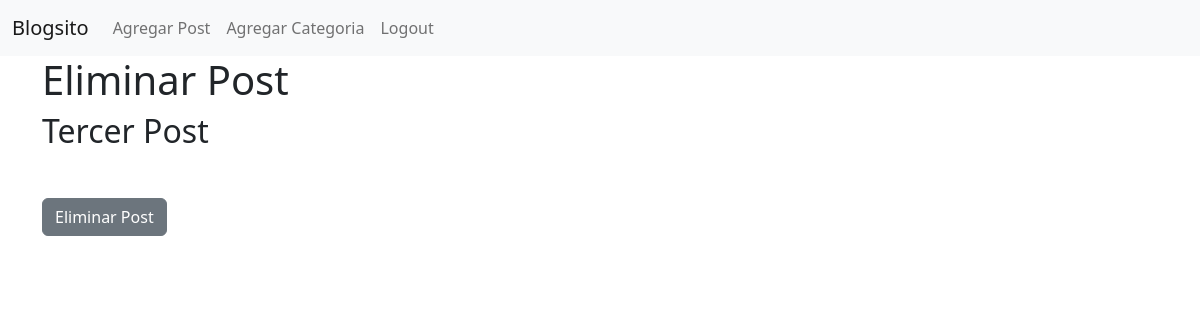
The app's page /articulo/3/eliminar (signed in), older data.
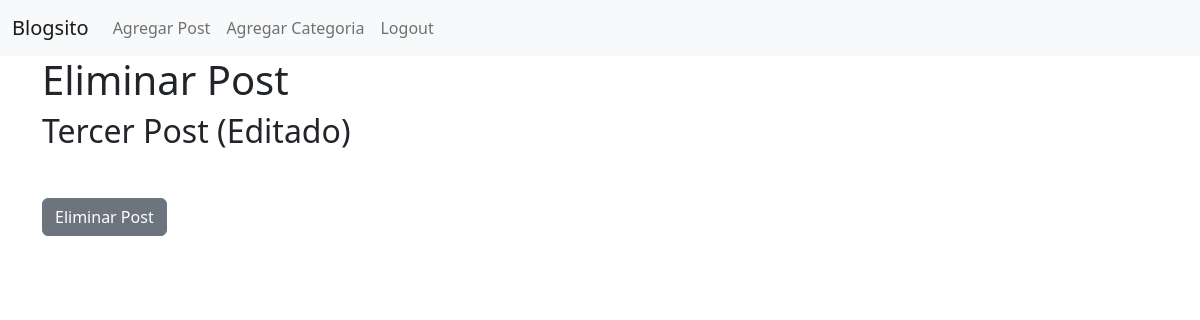
The same page, newer data.
### vlog/models.py (models this page shows, shortened)
class Post(models.Model):
    titulo = models.CharField(max_length=255)
    etiqueta = models.CharField(max_length=255)
    autor = models.ForeignKey(User, on_delete=models.CASCADE)
    cuerpo = models.TextField()
    fecha = models.DateField(auto_now_add=True)
    categoria = models.CharField(max_length=255, default='Sin Categorizar')

### vlog/views.py (the view)
# urls.py: path('articulo/<int:pk>/eliminar', EliminarPost.as_view(), name= "EliminarPost" ),
class EliminarPost(DeleteView):
    model = Post
    template_name = 'eliminar.html'
    success_url = reverse_lazy('home')

### vlog/templates/eliminar.html (shortened to what this page needs)
{% extends 'base.html' %}
{% block content %}
{% if user.is_authenticated %}
<h1>Eliminar Post</h1>
<h2>{{ post.titulo }}</h2>
<form method="post">
        <button class="btn btn-secondary">Eliminar Post</button>
</form>
{% else %}
Error Error Error
{% endif %}
{% endblock %}

Row changes from the older to the newer data that the page shows:
changed Post: titulo "Tercer Post" → "Tercer Post (Editado)"
